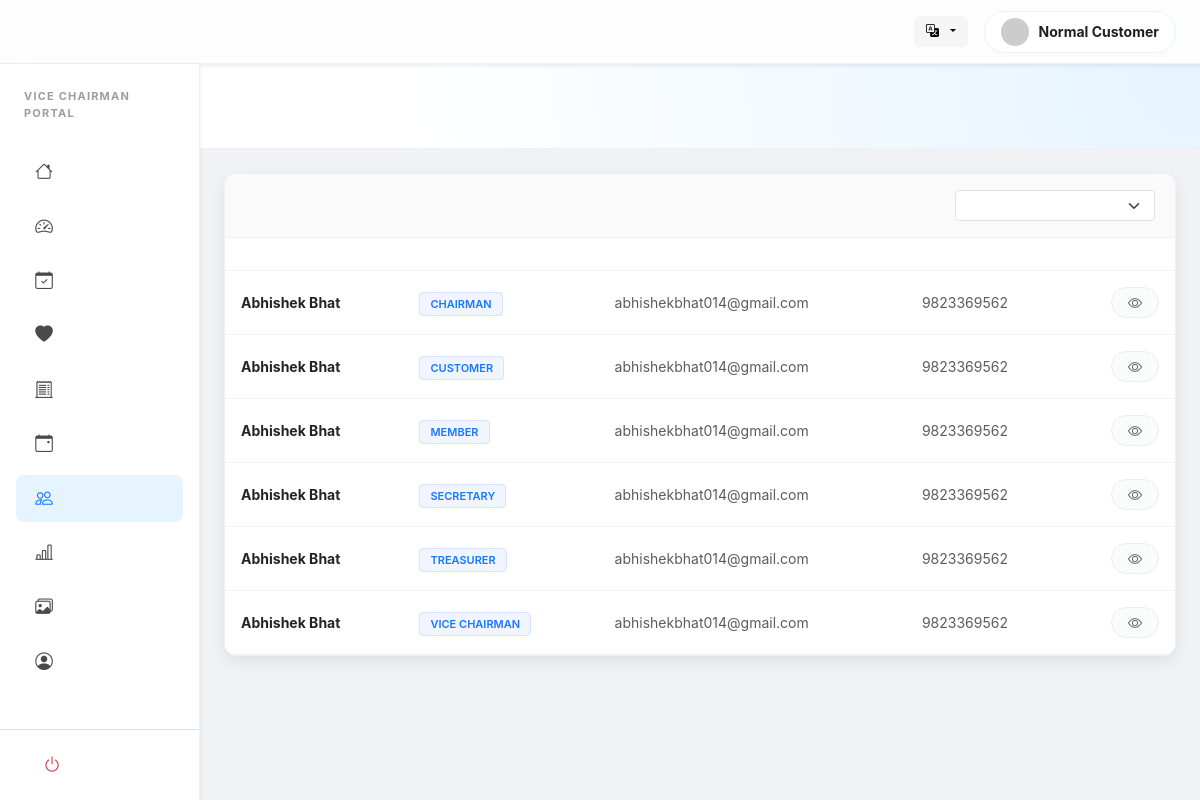
Screenshot of /users/vice_chairman/committee.php (signed in) with the database file from the repository.
### tables this page shows
CREATE TABLE `users` (
  `id` int(11) NOT NULL,
  `first_name` varchar(100) NOT NULL,
  `last_name` varchar(100) DEFAULT NULL,
  `phone` varchar(20) DEFAULT NULL,
  `photo` varchar(255) DEFAULT NULL,
  `email` varchar(150) NOT NULL,
  `password` varchar(255) NOT NULL,
  `created_at` timestamp NOT NULL DEFAULT current_timestamp(),
  `updated_at` timestamp NOT NULL DEFAULT current_timestamp() ON UPDATE current_timestamp()
);

CREATE TABLE `roles` (
  `id` int(11) NOT NULL,
  `name` varchar(50) NOT NULL,
  `description` text DEFAULT NULL,
  `created_at` timestamp NOT NULL DEFAULT current_timestamp(),
  `updated_at` timestamp NOT NULL DEFAULT current_timestamp() ON UPDATE current_timestamp()
);

### includes/lang.php (called while the page is built, shortened)
<?php
$lang = $_SESSION['lang']
    ?? $_COOKIE['lang']
    ?? 'en';

### includes/user_avatar.php (called while the page is built, shortened)
<?php
function get_user_avatar_url(string $uploadsPrefix = ''): string
{
    $name = trim($_SESSION['user_name'] ?? 'User');
    return 'https://ui-avatars.com/api/?name=' . urlencode($name ?: 'User') . '&background=random';
}

### users/vice_chairman/committee.php (the view, shortened to what this page needs)
<?php
require __DIR__ . '/../../config/db.php';
require __DIR__ . '/../../includes/lang.php';
require __DIR__ . '/../../includes/user_avatar.php';
$loggedInUserPhoto = get_user_avatar_url('../../');
$roles = [];
$roleRes = mysqli_query($con, "SELECT id, name FROM roles ORDER BY name");
if ($roleRes) {
    while ($r = mysqli_fetch_assoc($roleRes)) {
        $roles[] = $r;
    }
}
$sql = "SELECT u.id, u.first_name, u.last_name, u.email, u.phone, r.name AS role_name, r.id AS role_id
        FROM users u
        JOIN user_roles ur ON ur.user_id = u.id
        JOIN roles r ON r.id = ur.role_id
        ORDER BY r.name, u.first_name";
$result = mysqli_query($con, $sql);
?>
<!DOCTYPE html>
<html lang="<?= $lang ?>">
<head>
    <link href="https://cdn.jsdelivr.net/npm/bootstrap@5.3.0/dist/css/bootstrap.min.css" rel="stylesheet">
    <link rel="stylesheet" href="https://cdn.jsdelivr.net/npm/bootstrap-icons@1.10.5/font/bootstrap-icons.css">
</head>
<body>
    <header class="ant-header shadow-sm">
        <div class="container-fluid px-4 d-flex align-items-center justify-content-between">
            <div class="d-flex align-items-center gap-3">
                <div class="dropdown">
                    <button class="lang-btn dropdown-toggle" type="button" data-bs-toggle="dropdown">
                        <i class="bi bi-translate me-1"></i>
                    </button>
                </div>
                <div class="user-pill">
                    <img src="<?= htmlspecialchars($loggedInUserPhoto) ?>" class="rounded-circle" width="28" height="28"
                        style="object-fit: cover;">
                    <span
                        class="small fw-bold d-none d-md-inline"><?= htmlspecialchars($_SESSION['user_name']) ?></span>
                </div>
            </div>
        </div>
    </header>
    <div class="container-fluid">
        <div class="row">
            <?php include 'sidebar.php'; ?>
            <main class="col-lg-10 p-0">
                <div class="dashboard-hero">
                </div>
                <div class="p-4 pb-5">
                    <div class="ant-card">
                        <div class="filter-bar">
                            <div class="d-flex align-items-center gap-2">
                                <select id="roleFilter" class="form-select form-select-sm" style="min-width: 200px;">
                                    <option value="all"><?php echo $t['all_roles']; ?></option>
                                    <?php foreach ($roles as $role): ?>
                                        <option value="<?= htmlspecialchars($role['name']) ?>">
                                        </option>
                                    <?php endforeach; ?>
                                </select>
                            </div>
                        </div>
                        <div class="table-responsive">
                            <table class="table ant-table mb-0">
                                <thead>
                                    <tr>
                                        <th><?php echo $t['full_name']; ?></th>
                                        <th><?php echo $t['role_name']; ?></th>
                                        <th><?php echo $t['email_label']; ?></th>
                                        <th><?php echo $t['phone_label']; ?></th>
                                        <th class="text-end"><?php echo $t['actions']; ?></th>
                                    </tr>
                                </thead>
                                <tbody>
                                    <?php if ($result && mysqli_num_rows($result) > 0): ?>
                                        <?php while ($row = mysqli_fetch_assoc($result)): ?>
                                            <tr data-role="<?= htmlspecialchars($row['role_name']) ?>">
                                                <td class="fw-bold text-dark">
                                                    <?= htmlspecialchars($row['first_name'] . ' ' . $row['last_name']) ?>
                                                </td>
                                                <td>
                                                    <span class="role-badge">
                                                        <?= htmlspecialchars($row['role_name']) ?>
                                                    </span>
                                                </td>
                                                <td class="text-muted small">
                                                    <?= htmlspecialchars($row['email']) ?>
                                                </td>
                                                <td class="text-muted small">
                                                    <?= htmlspecialchars($row['phone']) ?>
                                                </td>
                                                <td class="text-end">
                                                    <button class="btn btn-sm btn-light border rounded-pill px-3" disabled
                                                        title="View Only">
                                                        <i class="bi bi-eye"></i>
                                                    </button>
                                                </td>
                                            </tr>
                                        <?php endwhile; ?>
                                    <?php endif; ?>
                                </tbody>
                            </table>
                        </div>
                    </div>
                </div>
            </main>
        </div>
    </div>
</body>
</html>

### css/sidebar.css (style rules this page uses)
:root { --sb-width: 280px; --sb-bg: #ffffff; --sb-hover-bg: #f3f3f3; --sb-active-bg: #e6f4ff; --sb-active-text: #1677ff; --sb-text: #4a4a4a; --sb-text-hover: #000000; --sb-border-color: #f0f0f0; --sb-radius: 8px; --sb-transition: all 0.25s ease-in-out; --sb-top-offset: 0px; }

### users/vice_chairman/committee.php (style rules this page uses)
:root { --ant-primary: #1677ff; --ant-primary-hover: #4096ff; --ant-bg-layout: #f0f2f5; --ant-border-color: #f0f0f0; --ant-text: rgba(0, 0, 0, 0.88); --ant-text-sec: rgba(0, 0, 0, 0.45); --ant-radius: 12px; --ant-shadow: 0 6px 16px 0 rgba(0, 0, 0, 0.08); }
body { font-family: -apple-system, BlinkMacSystemFont, 'Segoe UI', Roboto, sans-serif; background-color: var(--ant-bg-layout); color: var(--ant-text); -webkit-user-select: none; user-select: none; }
input, textarea, select { -webkit-user-select: text; user-select: text; }
.ant-header { background: rgba(255, 255, 255, 0.85); backdrop-filter: blur(12px); height: 64px; display: flex; align-items: center; border-bottom: 1px solid var(--ant-border-color); position: sticky; top: 0; z-index: 1000; }
.user-pill { background: #fff; padding: 6px 16px; border-radius: 50px; border: 1px solid var(--ant-border-color); display: flex; align-items: center; gap: 10px; box-shadow: 0 2px 4px rgba(0, 0, 0, 0.02); }
.lang-btn { border: none; background: #f5f5f5; font-size: 13px; font-weight: 600; padding: 6px 12px; border-radius: 6px; transition: 0.2s; }
.dashboard-hero { background: radial-gradient(circle at top right, #e6f4ff 0%, #ffffff 80%); padding: 40px 32px; border-bottom: 1px solid var(--ant-border-color); margin-bottom: 0; }
.ant-card { background: #fff; border: 1px solid var(--ant-border-color); border-radius: var(--ant-radius); box-shadow: var(--ant-shadow); overflow: hidden; }
.filter-bar { display: flex; align-items: center; justify-content: space-between; gap: 12px; flex-wrap: wrap; padding: 16px 20px; border-bottom: 1px solid var(--ant-border-color); background: #fafafa; }
.ant-table th { background: #ffffff; font-weight: 600; padding: 16px; font-size: 13px; color: var(--ant-text-sec); border-bottom: 1px solid var(--ant-border-color); text-transform: uppercase; }
.ant-table td { padding: 16px; border-bottom: 1px solid var(--ant-border-color); vertical-align: middle; font-size: 14px; }
.role-badge { font-size: 11px; font-weight: 600; padding: 4px 10px; border-radius: 4px; text-transform: uppercase; background: #f0f5ff; color: var(--ant-primary); border: 1px solid #d6e4ff; }

### users/vice_chairman/sidebar.php (style rules this page uses)
:root { --sb-top-offset: 64px; --sb-active-text: #1677ff; --sb-active-bg: #e6f4ff; }

### rows the page displays
users: first_name+last_name "Abhishek Bhat", roles.name "CHAIRMAN", email "abhishekbhat014@gmail.com", phone "9823369562", roles.name "CUSTOMER", roles.name "MEMBER", roles.name "SECRETARY", roles.name "TREASURER", roles.name "VICE CHAIRMAN"

### other values shown
$_SESSION['user_name'] "Normal Customer"
$t['vice_chairman_portal'] "VICE CHAIRMAN PORTAL"
